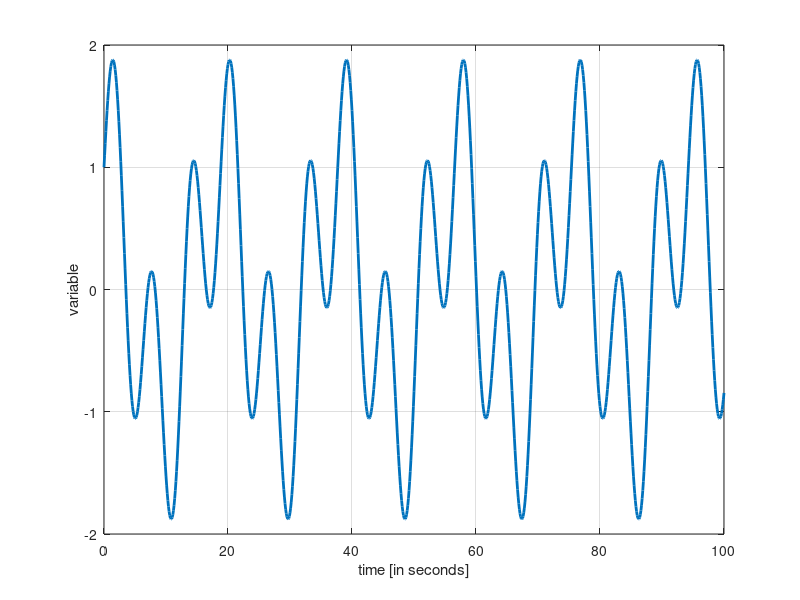

Recreate this plot in MATLAB.
#! /bin/octave -qf

clear all; close all; clc; 

t = 0:0.1:100;

f = sin(t)+cos(t/3);

save data.mat t f

hf = figure("paperunits","normalized","position",[100 100 800 300]);

plot(t,f,"linewidth",2); grid on

xlabel("time [in seconds]");

ylabel("variable");

print(hf, "plot01.png","-S800,300");
